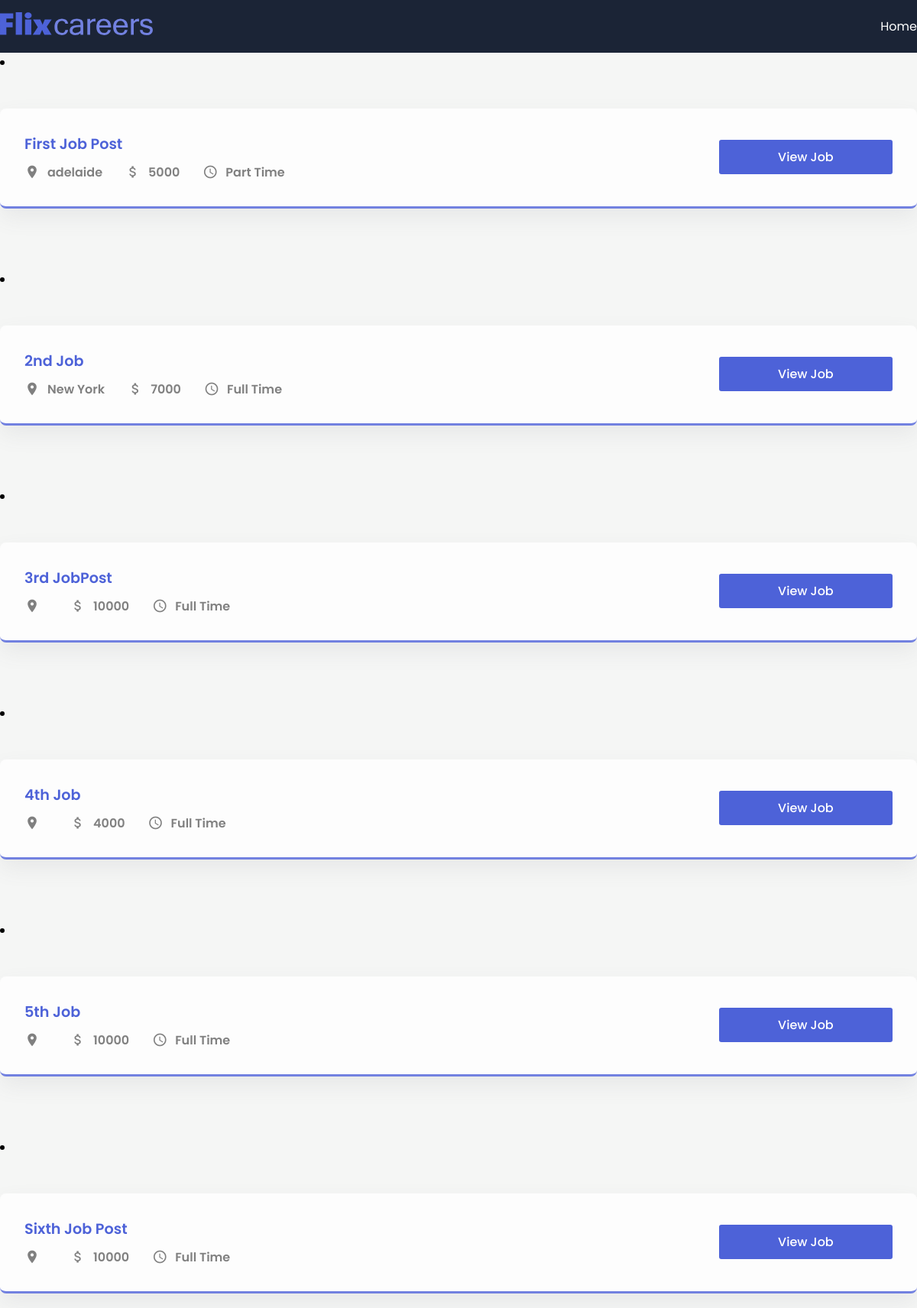
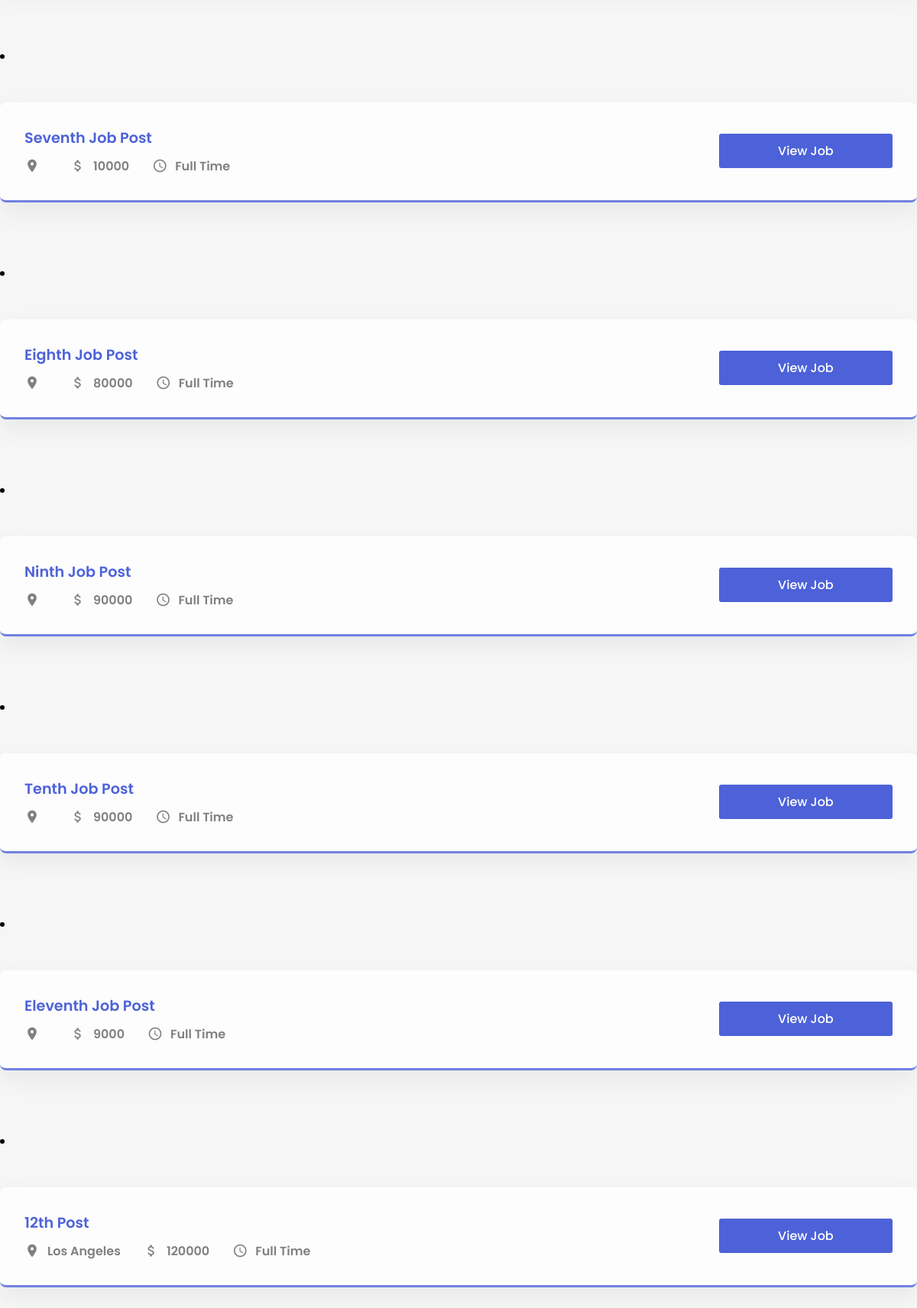
The page / on the database its author committed (2 pictures, top to bottom).
### app/models.py (models this page shows, shortened)
class JobPost(models.Model):
    JOB_TYPE_CHOICES = [('Full Time', 'Full Time'), ('Part Time', 'Part Time')]
    title = models.CharField(max_length=30)
    description = models.TextField(max_length=30)
    date = models.DateTimeField(auto_now_add=True)
    expiry = models.DateField(null=True)
    salary = models.IntegerField()
    slug = models.SlugField(null=True, max_length=40, unique=True)
    location = models.OneToOneField(
        Location, on_delete=models.CASCADE, null=True)
    author = models.ForeignKey(Author, on_delete=models.CASCADE, null=True)
    skills = models.ManyToManyField(Skill)
    type = models.CharField(max_length=200, null=False,
                            choices=JOB_TYPE_CHOICES)

class Location (models.Model):
    street = models.CharField(max_length=30)
    city = models.CharField(max_length=30)
    state = models.CharField(max_length=30)
    country = models.CharField(max_length=30)
    zip = models.CharField(max_length=30)

### app/views.py (the view)
# urls.py: path('', views.jobList, name='jobs_home'),
def jobList(request):
    jobs = JobPost.objects.all()
    context = {'jobs': jobs}
    return render(request, 'app/index.html', context)

### app/templates/app/index.html (shortened to what this page needs)
{% extends "base.html" %}
{% load static %}
{% block content %}
<section>
  <div class="container">
    {% for job in jobs %}
    <li>
    <div class="post">
      <div class="job-info">
        <h1 class="job-title">{{job.title}}</h1>
        <div class="job-des">
          <div class="location item">
            <span class="material-icons"> place </span>
            <p>{{job.location.city}}</p>
          </div>
          <div class="budget item">
            <span class="material-icons"> attach_money </span>
            <p>{{job.salary}}</p>
          </div>
          <div class="time item">
            <span class="material-icons"> schedule </span>
            <p>{{job.type}}</p>
          </div>
        </div>
      </div>
      <div class="buttons">
        <button class="apply">
          <a href={% url 'jobs_detail' forloop.counter %} > View Job</a>
        </button>
      </div>
    </div>
   {% endfor %}
  </div>
</section>
{%endblock content %}

### templates/base.html (shortened to what this page needs)
{% load static %}
<!DOCTYPE html>
<html lang="en">
  <head>
    <link rel="stylesheet" href={% static 'app/style.css' %} />
  </head>
  <body>
    <header>
      <nav>
        <div class="container">
          <div class="logo">
            <img src= {% static 'app/logo.svg' %} alt="" />
          </div>
          <div class="links">
            <a href= {% url 'jobs_home' %} >Home</a>
          </div>
        </div>
      </nav>
    </header>
    {%block content %}
    {%endblock content%}
  </body>
</html>

### app/static/app/style.css (style rules this page uses)
* { margin: 0; padding: 0; box-sizing: border-box; font-family: "Poppins", sans-serif; }
:root { --blue: #4d62d8; --lblue: #7281e0; --card: #fdfdfd; --shadow: #64646f17 0px 12px 29px 0px; --nav: #1b2436; }
body { background: #f5f6f5; }
button { border: none; outline: none; cursor: pointer; border-radius: 3px; }
nav { background: var(--nav); padding: 1em 0; }
a { text-decoration: none; color: white; }
.container { max-width: 1200px; margin: auto; }
nav .container { display: flex; align-items: center; justify-content: space-between; color: white; }
.logo { width: 200px; }
img { width: 100%; }
.links { display: flex; align-items: center; justify-content: center; }
.links a { color: white; margin-left: 30px; font-size: 1rem; font-weight: 400; }
.post { background: var(--card); border-radius: 8px; padding: 2em; box-shadow: var(--shadow); margin-top: 3em; display: grid; align-items: center; grid-template-columns: 8fr 2fr; border-bottom: 3px solid var(--lblue); }
.buttons { display: grid; grid-template-columns: repeat(1, 1fr); gap: 20px; }
.post:last-child { margin-bottom: 5em; }
.item { display: flex; align-items: center; margin-left: 30px; }
.item:first-child { margin-left: 0; }
.job-des { display: flex; align-items: center; }
.item span { margin-right: 10px; font-size: 20px !important; color: gray; }
.item p { font-size: 1rem; font-weight: 600; color: gray; }
.apply { background: var(--blue); height: 45px; padding: 0 40px; color: white; font-size: 1rem; font-weight: 500; }
.job-title { font-size: 1.2rem; font-weight: 600; margin-bottom: 10px; color: var(--blue); }
button { cursor: pointer; }

### rows shown on the page
JobPost: title "First Job Post", location.city "adelaide", salary "5000", type "Part Time"
JobPost: title "2nd Job", location.city "New York", salary "7000", type "Full Time"
JobPost: title "3rd JobPost", salary "10000", type "Full Time"
JobPost: title "4th Job", salary "4000", type "Full Time"
JobPost: title "5th Job", salary "10000", type "Full Time"
JobPost: title "Sixth Job Post", salary "10000", type "Full Time"
JobPost: title "Seventh Job Post", salary "10000", type "Full Time"
JobPost: title "Eighth Job Post", salary "80000", type "Full Time"
JobPost: title "Ninth Job Post", salary "90000", type "Full Time"
JobPost: title "Tenth Job Post", salary "90000", type "Full Time"
JobPost: title "Eleventh Job Post", salary "9000", type "Full Time"
JobPost: title "12th Post", location.city "Los Angeles", salary "120000", type "Full Time"
